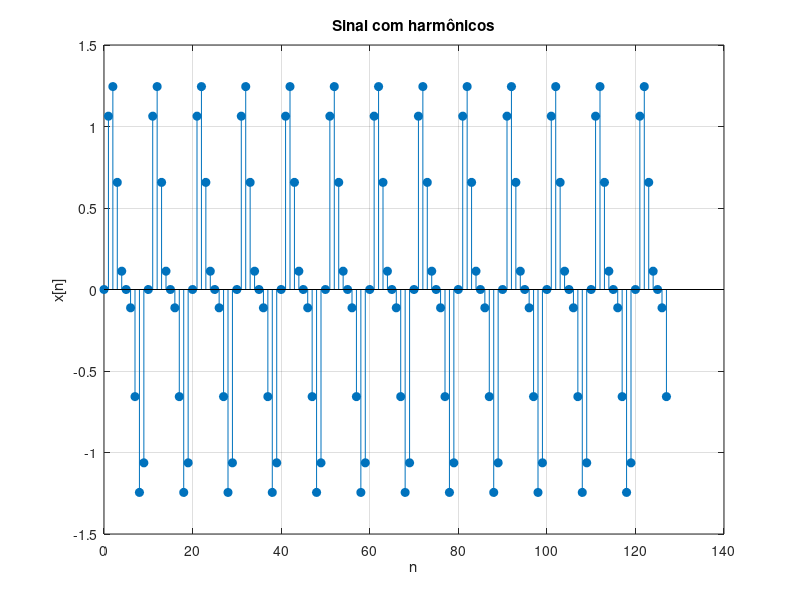
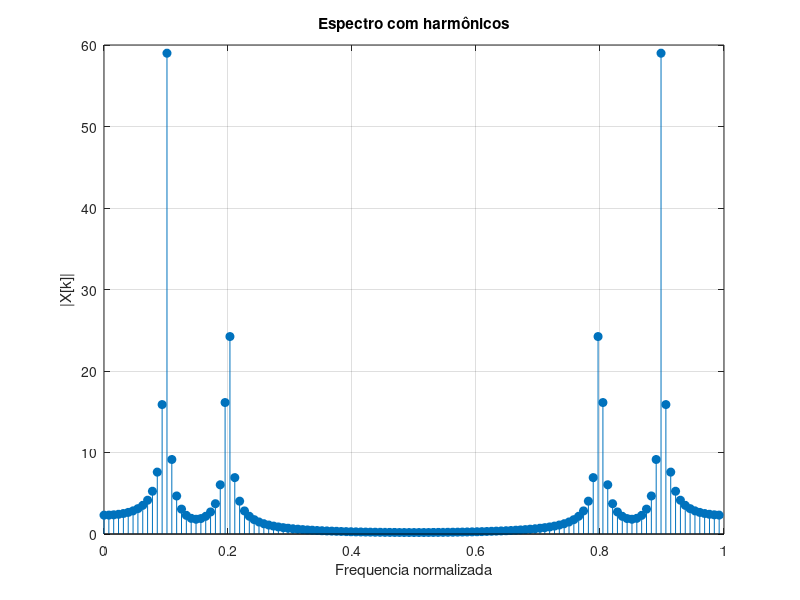

Recreate these plots in MATLAB, in order.
clc;
clear;
close all;

% Parametros
N = 128;
n = 0:N-1;

% Frequencia fundamental
f0 = 0.1;

% Sinal fundamental
x1 = sin(2*pi*f0*n);

% Harmonico (2*f0)
x2 = 0.5*sin(2*pi*2*f0*n);

% Sinal composto
x = x1 + x2;

% FFT
X = fft(x);
magX = abs(X);

f = (0:N-1)/N;

% -------------------------
% Dominio do tempo
% -------------------------
figure(1);
stem(n, x, 'filled');
grid on;
xlabel('n');
ylabel('x[n]');
title('Sinal com harmônicos');

print('C:/Users/Pichau/estudo-dirigido-pds/parte3/resultados/q9_tempo.png', '-dpng');

% -------------------------
% Dominio da frequencia
% -------------------------
figure(2);
stem(f, magX, 'filled');
grid on;
xlabel('Frequencia normalizada');
ylabel('|X[k]|');
title('Espectro com harmônicos');

print('C:/Users/Pichau/estudo-dirigido-pds/parte3/resultados/q9_fft.png', '-dpng');
